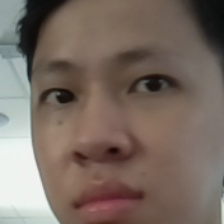
#> input picture Du/52cb30bc-f44e-11ec-92a9-b827eb4ed279.jpg, 224 x 224 px, given in place of the camera
$ python TT.py
#> lines starting #> are read from the running program, lines starting #| are printed output that depends on the picture; after the words box and inside, x2 and y2 are one past the last pixel; in counts of white or black regions, pixels touching at a corner belong together
import cv2
import os
import uuid
# Establish a connection to the webcam
ANC_PATH = 'Tuyen'
cap = cv2.VideoCapture(0)
facedetect = cv2.CascadeClassifier('./haarcascade_frontalface_default.xml')
while cap.isOpened():
    ret,frame = cap.read()
#> frame is the input picture: shape (224, 224, 3); mean B, G, R 98.9, 108.1, 122.1
    gray = cv2.cvtColor(frame,cv2.COLOR_BGR2GRAY)
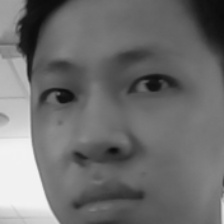
#> gray: shape (224, 224); min 10, max 244, mean 111.2
    faces = facedetect.detectMultiScale(gray,1.3,5)
#> faces = [[8, 8, 196, 196]]
    for x,y,w,h in faces:
        crop_img=frame[y:y+h,x:x+h]
        img = cv2.resize(crop_img,[224,224])
        imgname = os.path.join(ANC_PATH, '{}.jpg'.format(uuid.uuid1()))
        cv2.rectangle(frame,(x,y),(x+w,y+h),(0,255,0),3)
        cv2.imwrite(imgname, img)
        break
#> this loop made 1 pass
#> pass 1, `crop_img=frame[y:y+h,x:x+h]`:
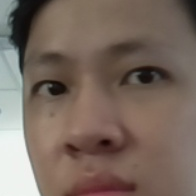
#> crop_img: shape (196, 196, 3); mean B, G, R 95.5, 105.7, 121.7
#> after the loop:
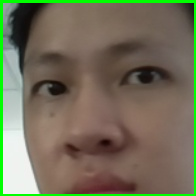
#> crop_img: shape (196, 196, 3); 5.04% of pixels changed, all inside (x1, y1, x2, y2) = (0, 0, 196, 196)
#> after the loop:
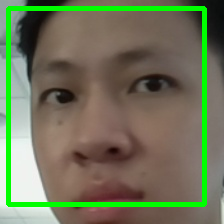
#> frame: shape (224, 224, 3); 7.79% of pixels changed, all inside (x1, y1, x2, y2) = (6, 6, 207, 207)


    cv2.imshow('Image', frame)

    if cv2.waitKey(1) & 0XFF == ord('q'):
#> (key q is pressed here)
        break


cap.release()

cv2.destroyAllWindows()

$ run again, on Du/5358c29c-f44e-11ec-92a9-b827eb4ed279.jpg
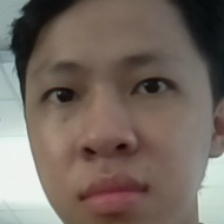
#> input picture Du/5358c29c-f44e-11ec-92a9-b827eb4ed279.jpg, 224 x 224 px, given in place of the camera
#> frame is the input picture: shape (224, 224, 3); mean B, G, R 97.7, 106.2, 117.7
#> faces = [[10, 12, 196, 196]]
#> the loop `for x,y,w,h in faces:` made 1 pass
#> after the loop `for x,y,w,h in faces:`:
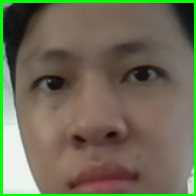
#> crop_img: shape (196, 196, 3); mean B, G, R 86.9, 108.8, 111.1
#> after the loop `for x,y,w,h in faces:`:
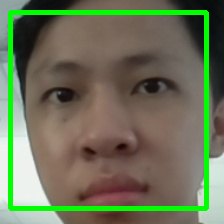
#> frame: shape (224, 224, 3); 7.79% of pixels changed, all inside (x1, y1, x2, y2) = (8, 10, 209, 211)

$ run again, on Du/5384216c-f44e-11ec-92a9-b827eb4ed279.jpg
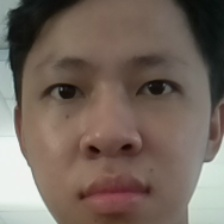
#> input picture Du/5384216c-f44e-11ec-92a9-b827eb4ed279.jpg, 224 x 224 px, given in place of the camera
#> frame is the input picture: shape (224, 224, 3); mean B, G, R 92.9, 102.7, 116.7
#> faces = [[9, 12, 196, 196]]
#> the loop `for x,y,w,h in faces:` made 1 pass
#> after the loop `for x,y,w,h in faces:`:
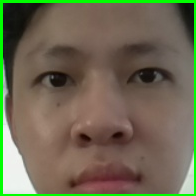
#> crop_img: shape (196, 196, 3); mean B, G, R 82.1, 105.1, 109.9
#> after the loop `for x,y,w,h in faces:`:
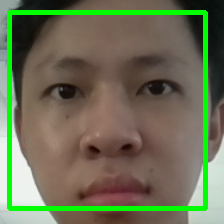
#> frame: shape (224, 224, 3); 7.79% of pixels changed, all inside (x1, y1, x2, y2) = (7, 10, 208, 211)

$ run again, on Du/53d242ca-f44e-11ec-92a9-b827eb4ed279.jpg
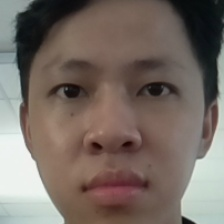
#> input picture Du/53d242ca-f44e-11ec-92a9-b827eb4ed279.jpg, 224 x 224 px, given in place of the camera
#> frame is the input picture: shape (224, 224, 3); mean B, G, R 100.2, 107.9, 119.5
#> faces = [[13, 9, 196, 196]]
#> the loop `for x,y,w,h in faces:` made 1 pass
#> after the loop `for x,y,w,h in faces:`:
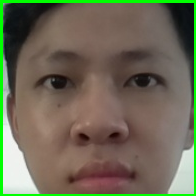
#> crop_img: shape (196, 196, 3); mean B, G, R 85.3, 106.2, 109.1
#> after the loop `for x,y,w,h in faces:`:
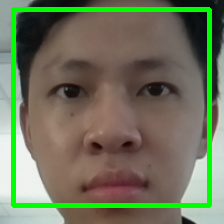
#> frame: shape (224, 224, 3); 7.79% of pixels changed, all inside (x1, y1, x2, y2) = (11, 7, 212, 208)
